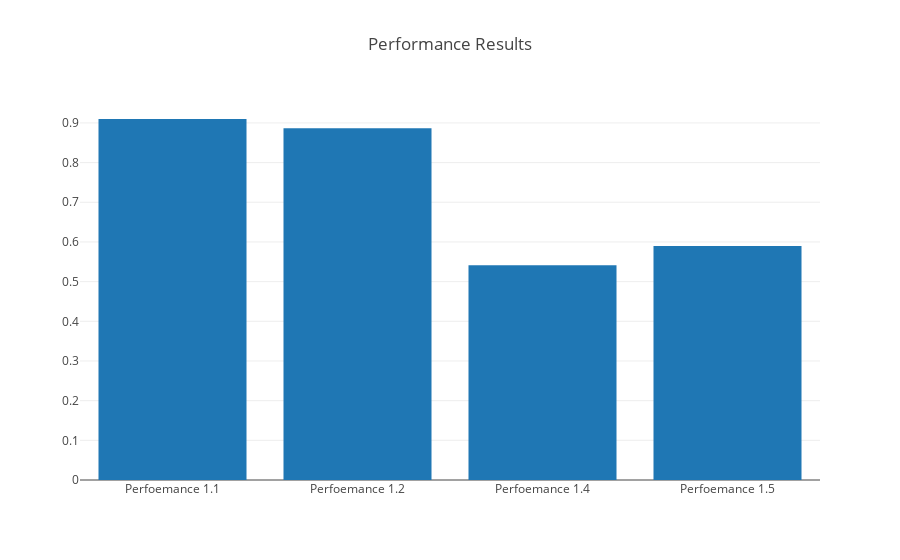

The notebook cell this image was saved under:
### Markdown cell above
## Performance Results

### Code cell
from plotly import __version__
from plotly.offline import download_plotlyjs, init_notebook_mode, plot, iplot
import plotly as py
import plotly.graph_objs
from plotly.graph_objs import *

init_notebook_mode(connected=True)


py.offline.iplot({
    "data": [plotly.graph_objs.Bar( x=['Perfoemance 1.1', 'Perfoemance 1.2', 'Perfoemance 1.4', 'Perfoemance 1.5'], y=[clf.score(featuresrtn_test_tb, taggedrtn_test_tb), accuracy_tb, clf.score(featuresrtn_test_bn, taggedrtn_test_bn), accuracy_bn])],
    "layout": Layout(title="Performance Results")
})

### Figure 1 — Plotly figure (JSON) as saved in the notebook; plotly's stock layout.template omitted (floating-point values rounded to 4 significant figures)
{"data": [{"type": "bar", "x": ["Perfoemance 1.1", "Perfoemance 1.2", "Perfoemance 1.4", "Perfoemance 1.5"], "y": [0.9099, 0.8863, 0.5414, 0.5897]}], "layout": {"title": "Performance Results"}}
